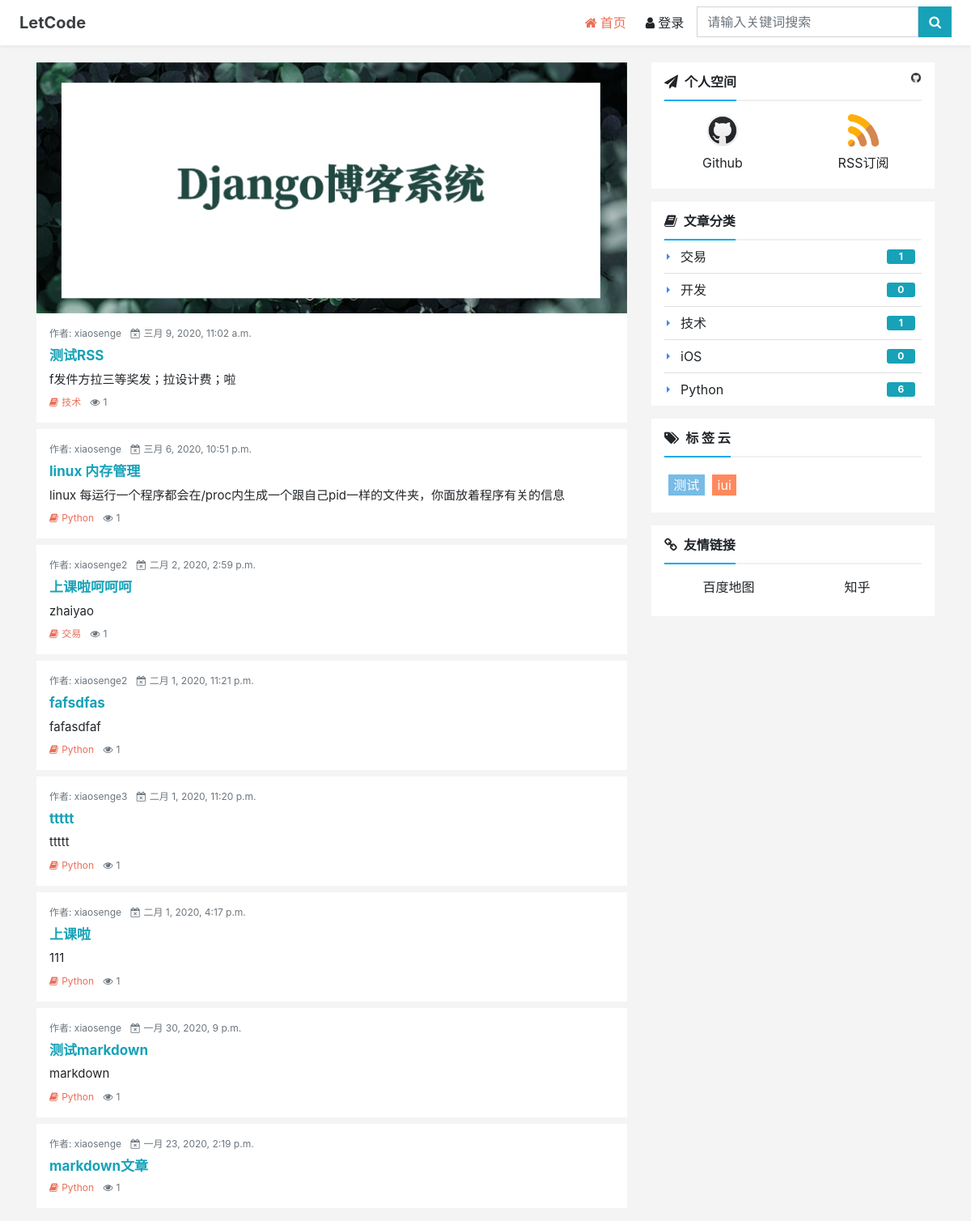
/, run on an earlier commit of the app's database.
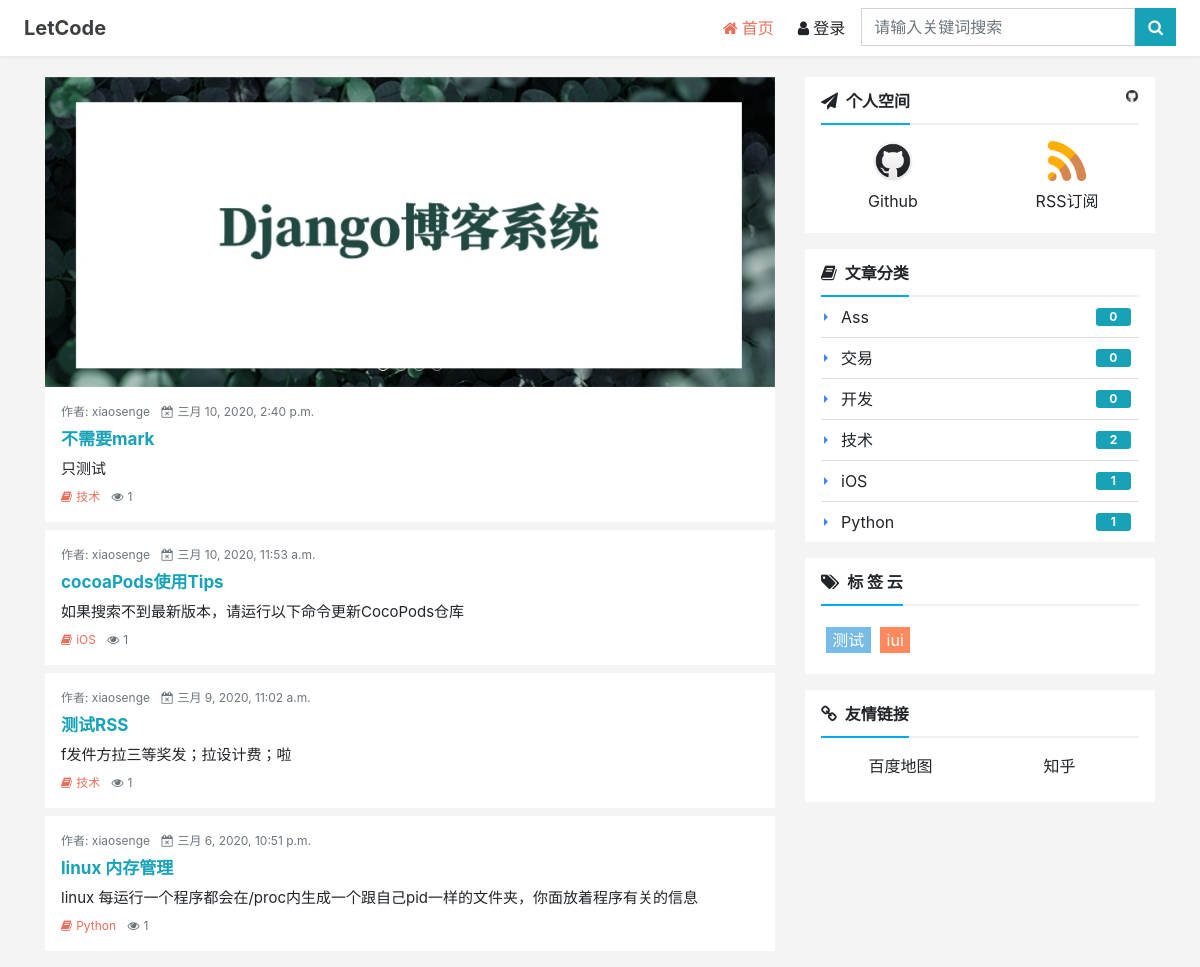
And on a later commit of the database.
### blog/models.py (models this page shows, shortened)
class Post(models.Model):
    STATUS_NORMAL = 1
    STATUS_DELETE = 0
    STATUS_DRAFT = 2
    STATUS_ITEMS = [
        (STATUS_NORMAL,'正常'),
        (STATUS_DRAFT, '草稿'),
        (STATUS_DELETE, '删除')
    ]
    title = models.CharField(max_length=255, verbose_name='标题')
    desc = models.CharField(max_length=1024,blank=True, verbose_name='摘要')
    content = models.TextField(verbose_name='正文',help_text='正文必须为Markdown格式')
    status = models.PositiveIntegerField(default=STATUS_NORMAL, choices=STATUS_ITEMS, verbose_name='状态')
    create_time = models.DateTimeField(auto_now_add=True, verbose_name='创建时间')
    category = models.ForeignKey(Category,on_delete=models.CASCADE,verbose_name='分类')
    tag = models.ManyToManyField(Tag,verbose_name='标签')
    owner = models.ForeignKey(User,on_delete=models.CASCADE, verbose_name='作者')
    is_md = models.BooleanField(default=False,verbose_name='使用markdown语法')
    content_html = models.TextField(verbose_name='正文html格式', blank=True, editable=False)
    pv = models.PositiveIntegerField(default=1)
    uv = models.PositiveIntegerField(default=1)
    class Meta:
        verbose_name = verbose_name_plural = '文章'
        ordering = ['-id']

class Category(models.Model):
    STATUS_NORMAL = 1
    STATUS_DELETE = 0
    STATUS_ITEMS = [
        (STATUS_NORMAL,'正常'),
        (STATUS_DELETE, '删除')
    ]
    name = models.CharField(max_length=50, verbose_name='名称')
    status = models.PositiveIntegerField(default=STATUS_NORMAL,choices=STATUS_ITEMS,verbose_name='状态')
    is_nav = models.BooleanField(default=False,verbose_name='是否为导航')
    owner = models.ForeignKey(User,on_delete=models.CASCADE,verbose_name='作者')
    create_time = models.DateTimeField(auto_now_add=True,verbose_name='创建时间')
    desc = models.CharField(max_length=2020,verbose_name='分类描述',default='')
    def link_post_count(self):
        return Post.objects.filter(category_id=self.id).count()
    @staticmethod
    def get_navs():
        categories = Category.objects.filter(status=Category.STATUS_NORMAL)
        nav_categories = []
        normal_categories = []
        for cate in categories:
            if cate.is_nav:
                nav_categories.append(cate)
            else:
                normal_categories.append(cate)
        return {
            'navs': nav_categories,
            'categories': normal_categories,
        }
    class Meta:
        verbose_name = verbose_name_plural = '分类'
        ordering = ['-id']

class Tag(models.Model):
    STATUS_NORMAL = 1
    STATUS_DELETE = 0
    STATUS_ITEMS = [
        (STATUS_NORMAL,'正常'),
        (STATUS_DELETE, '删除')
    ]
    name = models.CharField(max_length=10, verbose_name='名称')
    status = models.PositiveIntegerField(default=STATUS_NORMAL,choices=STATUS_ITEMS,verbose_name='状态')
    owner = models.ForeignKey(User,on_delete=models.CASCADE,verbose_name='作者')
    create_time = models.DateTimeField(auto_now_add=True,verbose_name='创建时间')
    desc = models.CharField(max_length=2020, verbose_name='标签描述', default='')
    class Meta:
        verbose_name = verbose_name_plural = '标签'

### config/models.py (models this page shows)
class Link(models.Model):
    STATUS_NORMAL = 1
    STATUS_DELETE = 0
    STATUS_ITEMS = [
        (STATUS_NORMAL,'正常'),
        (STATUS_DELETE, '删除')
    ]
    title = models.CharField(max_length=50, verbose_name='标题')
    status = models.PositiveIntegerField(default=STATUS_NORMAL, choices=STATUS_ITEMS, verbose_name='状态')
    href = models.URLField(verbose_name='链接')
    weight = models.PositiveIntegerField(default=1,
                                         choices=zip(range(1,6),range(1,6)),
                                         verbose_name='权重',
                                         help_text='权重高展示顺序靠前')
    owner = models.ForeignKey(User,on_delete=models.CASCADE, verbose_name='作者')
    create_time = models.DateTimeField(auto_now_add=True, verbose_name='创建时间')
    class Meta:
        verbose_name = verbose_name_plural = '友链'

### blog/views.py (the view)
# urls.py: path('',TestIndexView.as_view(),name='nIndex'),
class TestIndexView(ListView):
    queryset = Post.lastes_posts()
    paginate_by = 8
    template_name = 'blog/_index.html'
    context_object_name = 'post_list'
    def get_context_data(self, *args, **kwargs):
        context = super(TestIndexView, self).get_context_data(**kwargs)
        tags = Tag.objects.filter(status=Tag.STATUS_NORMAL)
        categorys = Category.objects.filter(status=Category.STATUS_NORMAL)
        links = Link.objects.filter(status=Link.STATUS_NORMAL)
        context.update({
            'keyword': '',
            'tags': tags,
            'categorys': categorys,
            'links': links,
        })
        context.update(Category.get_navs())
        return context

### typeidea/templates/blog/_index.html (shortened to what this page needs)
{% load static %}
<!doctype html>
<html lang="en">
<head>
    <link href="https://cdn.bootcss.com/twitter-bootstrap/4.3.1/css/bootstrap.min.css" rel="stylesheet">
    <link href="https://cdn.bootcss.com/font-awesome/4.7.0/css/font-awesome.min.css" rel="stylesheet">
    <link href="{% static 'css/blog/base.css' %}" rel="stylesheet"/>
</head>
<body>
<nav class="navbar navbar-expand-md bg-white fixed-top blog-navbar py-md-0">
    <a class="navbar-brand d-md-none d-lg-block" id="site-logo-name" href="/index/">
        <strong class="px-2">LetCode</strong>
    </a>
    <div class="collapse navbar-collapse" id="navbarSupportedContent">
        <ul class="navbar-nav ml-auto">
            <li class="nav-item mr-2">
                <a class="nav-link py-md-3 active" href="{% url 'nIndex'%}">
                    <i class="fa fa-home mr-1"></i>首页<span class="sr-only">(current)</span></a>
            </li>
            <li class="nav-item mr-2">
                <a class="nav-link py-md-3 " href="/admin/">
                    <i class="fa fa-user mr-1"></i>登录<span class="sr-only">(current)</span></a>
            </li>
            <form class="nav-item navbar-form mr-2 py-md-2" role="search" method="get" id="searchform" action="/nsearch/">
                 <div class="input-group">
                    <input type="search" name="keyword" class="form-control rounded-0" placeholder="请输入关键词搜索"
                           autocomplete="off" required=True value="{{ keyword }}">
                    <div class="input-group-btn">
                        <button class="btn btn-info rounded-0" type="submit"><i class="fa fa-search"></i></button>
                    </div>
                </div>
            </form>
        </ul>
    </div>
</nav>
<main>
<div class="container">
    <div class="row">
        <div class="col-lg-8">
<div id="carouselExampleIndicators" class="carousel slide" data-ride="carousel">
    <ol class="carousel-indicators">
        <li data-target="#carouselExampleIndicators" data-slide-to="0" class="active"></li>
        <li data-target="#carouselExampleIndicators" data-slide-to="1"></li>
        <li data-target="#carouselExampleIndicators" data-slide-to="2"></li>
        <li data-target="#carouselExampleIndicators" data-slide-to="3"></li>
    </ol>
    <div class="carousel-inner">
        <div class="carousel-item active">
                <a href="/index/">
                    <img class="w-100" src="{% static 'images/logo.jpg' %}" alt="Django博客系统">
                </a>
            </div>
        </div>
        <a class="carousel-control-prev" href="#carouselExampleIndicators" role="button" data-slide="prev">
            <span class="carousel-control-prev-icon" aria-hidden="true"></span>
        </a>
        <a class="carousel-control-next" href="#carouselExampleIndicators" role="button" data-slide="next">
            <span class="carousel-control-next-icon" aria-hidden="true"></span>
        </a>
    </div>
<div class="summary-list">
    {% for post in post_list %}
    <div class="media mb-1 mb-sm-2 p-2 p-lg-3">
        <div class="media-body">
            <div class="text-muted mb-2 f-12">
                <span>作者: {{ post.owner.username }}</span>
                <span><i class="fa fa-calendar-times-o ml-2 mr-1"></i>{{ post.create_time }}</span>
            </div>
            <h2 class="mt-0 font-weight-bold text-info f-17">
                <a href="{% url 'npost-detail' post.id %}" target="_blank">{{ post.title }}</a>
            </h2>
            <p class="d-none d-sm-block mb-2 f-15">{{ post.desc }}</p>
            <div class="text-muted mb-0 f-12">
                <a class="cate" href="{% url 'ncategory-detail' post.category.id %}" title="查看当前分类下更多文章">
                    <i class="fa fa-book mr-1"></i>{{ post.category.name }}</a>
                <span><i class="fa fa-eye ml-2 mr-1"></i>{{ post.pv }}</span>
            </div>
        </div>
    </div>
    {% endfor%}
</div>
        </div>
        <div class="col-lg-4">
<div class="card border-0 rounded-0 px-3 mb-2 mb-md-3 d-none d-lg-block" id="home-card">
    <div class="card-header bg-white px-0">
        <strong><i class="fa fa-paper-plane mr-2 f-17"></i>个人空间</strong>
        <img class="float-right" id="theme-img"
             src="{% static 'images/github.png' %}"
             alt="theme-toggle" title="切换主题">
    </div>
    <div class="card-body px-0 pt-3 pb-1">
        <div class="row text-center">
            <div class="col">
                <a href="https://github.com/TisonCai" target="_blank" title="进入博主的Github查看博客源码">
                    <img style="max-width:40px" alt="博主的github" src="{% static 'images/github.png' %}">
                    <p class="mt-2">Github</p>
                </a>
            </div>
            <div class="col">
                <a href="{% url 'django.blog.sitemap' %}" target="_blank" title="订阅博客">
                    <img style="max-width:40px" alt="订阅博客RSS" src="{% static 'images/rss.png' %}">
                    <p class="mt-2">RSS订阅</p>
                </a>
            </div>
        </div>
    </div>
</div>
<div class="card border-0 rounded-0 px-3 mb-2 mb-md-3" id="category-card">
    <div class="card-header bg-white px-0">
        <strong><i class="fa fa-book mr-2 f-17"></i>文章分类</strong>
    </div>
    <ul class="list-group list-group-flush f-16">
        {% for cate in categorys %}
        <li class="list-group-item d-flex justify-content-between align-items-center pr-2 py-2">
            <a class="category-item" href="{% url 'ncategory-detail' cate.id %}"
               title="查看{{ cate.name }}分类下所有文章">{{ cate.name }}</a>
            <span class="badge text-center" title="当前分类下有{{ cate.link_post_count }}篇文章">{{ cate.link_post_count }}</span>
        </li>
        {% endfor %}
    </ul>
</div>
<div class="card border-0 rounded-0 px-3 mb-2 mb-md-3" id="tag-card">
    <div class="card-header bg-white px-0">
        <strong><i class="fa fa-tags mr-2 f-17"></i>标&nbsp;签&nbsp;云</strong>
    </div>
    <div class="card-body px-0 py-3">
        <div class="tag-cloud">
            {% for tag in tags %}
                <a href="{% url 'ntag-detail' tag.id %}" class="tags f-16" id="tag-1"
               title="{{ tag.name }}标签下有3篇文章">{{ tag.name }}</a>
            {% endfor %}
        </div>
    </div>
</div>
<div class="d-none d-lg-block">
    <div class="card border-0 rounded-0 px-3 mb-2 mb-md-3" id="friends-card">
        <div class="card-header bg-white px-0">
            <strong><i class="fa fa-link mr-2 f-17"></i>友情链接</strong>
        </div>
        <div class="card-body px-0 py-3">
            <div class="tool-list">
                {% for link in links %}
                <div class="w-50 float-left text-center mb-2">
                    <div class="mx-2">
                        <a href="{{ link.href }}" title="{{ link.title }}" target="_blank">
                            {{ link.title }}</a>
                    </div>
                </div>
                {% endfor %}
            </div>
        </div>
    </div>
</div>
        </div>
    </div>
</div>
</main>
</body>
</html>

### typeidea/static/css/blog/base.css (style rules this page uses)
.headroom { transition: transform 300ms linear; }
body { background: #f4f4f4; padding-top:4.8rem; display: -webkit-flex; display: flex; min-height: 100vh; flex-direction: column; }
main { flex: 1 0 auto; }
.container { padding-right: 5px; padding-left: 5px; }
a { color: inherit; }
.h2, h2 { font-size: 1.3em; }
.f-17 { font-size:13px; }
.f-16 { font-size:12px; }
.f-15 { font-size:11px; }
.f-12 { font-size:8px; }
#site-logo-name, #site-logo-name:hover, #site-logo-name:active { color: #3c3f41; }
.blog-navbar { box-shadow: 0 2px 4px 0 rgba(0,0,0,0.05); }
.nav-item a.active { color: #ea6f5a; }
.carousel-indicators li { width: 10px; height: 10px; background-color: rgba(0,0,0,0); border: 1px solid #fff; border-radius: 10px; }
.summary-list .media { background-color: #fff; }
.summary-list .cate { color: #ea6f5a; }
#theme-img { width: auto; max-height: 14px; cursor: pointer; }
#home-card .card-header, #tag-card .card-header, #category-card .card-header, #friends-card .card-header { border-bottom: 2px solid #f0f0f0; padding-bottom:10px; }
#home-card .card-header strong, #tag-card .card-header strong, #category-card .card-header strong, #friends-card .card-header strong { padding-bottom:12px; border-bottom: 2px solid #00AAEE; }
#category-card .badge { width: 2.2rem; background-color: #17a2b8; color: #fff; font-weight: 700; border-radius: .2rem; }
.category-item:before { position: absolute; top: 1em; left: .2rem; width: 0; height: 0; border-style: solid; border-color: #fff #fff #fff #4285f4; -webkit-transform-origin: 25% center; transform-origin: 25% center; border-width: 4px; content: ""; }
.tag-cloud { width: 100%; margin: auto; overflow: hidden; text-align: left; }
.tags { color:#fff; padding: .08rem .4rem; float: left; text-align: center; margin: .3rem; transition: all .5s; }
.tags:nth-child(9n+1) { background:#78BBE6; }
.tags:nth-child(9n+2) { background:#FF895D; }
@media (min-width: 576px) { .container { max-width: none; padding-right: 10px; padding-left: 10px; } }
@media (min-width: 576px) { .f-17 { font-size:14px; } }
@media (min-width: 576px) { .f-16 { font-size:13px; } }
@media (min-width: 576px) { .f-15 { font-size:12px; } }
@media (min-width: 576px) { .f-12 { font-size:9px; } }
@media (min-width: 768px) { .container { max-width: 750px; padding-right: 12px; padding-left: 12px; } }
@media (min-width: 768px) { .f-17 { font-size:16px; } }
@media (min-width: 768px) { .f-16 { font-size:15px; } }
@media (min-width: 768px) { .f-15 { font-size:14px; } }
@media (min-width: 768px) { .f-12 { font-size:11px; } }
@media (min-width: 992px) { .container { max-width: 970px; padding-right: 15px; padding-left: 15px; } }
@media (min-width: 1200px) { .container { max-width: 1140px; } }
@media (min-width: 1200px) { .f-17 { font-size:17px; } }
@media (min-width: 1200px) { .f-16 { font-size:16px; } }
@media (min-width: 1200px) { .f-15 { font-size:15px; } }
@media (min-width: 1200px) { .f-12 { font-size:12px; } }

What changed in the data, as far as the page shows it:
removed Post: owner.username "xiaosenge2", create_time "二月 2, 2020, 2:59 p.m.", title "上课啦呵呵呵", desc "zhaiyao", category.name "交易", pv "1"
removed Post: owner.username "xiaosenge2", create_time "二月 1, 2020, 11:21 p.m.", title "fafsdfas", desc "fafasdfaf", category.name "Python", pv "1"
removed Post: owner.username "xiaosenge3", create_time "二月 1, 2020, 11:20 p.m.", title "ttttt", desc "ttttt", category.name "Python", pv "1"
removed Post: owner.username "xiaosenge", create_time "二月 1, 2020, 4:17 p.m.", title "上课啦", desc "111", category.name "Python", pv "1"
removed Post: owner.username "xiaosenge", create_time "一月 30, 2020, 9 p.m.", title "测试markdown", desc "markdown", category.name "Python", pv "1"
removed Post: owner.username "xiaosenge", create_time "一月 23, 2020, 2:19 p.m.", title "markdown文章", category.name "Python", pv "1"
added Post: owner.username "xiaosenge", create_time "三月 10, 2020, 2:40 p.m.", title "不需要mark", desc "只测试", category.name "技术", pv "1"
added Post: owner.username "xiaosenge", create_time "三月 10, 2020, 11:53 a.m.", title "cocoaPods使用Tips", desc "如果搜索不到最新版本，请运行以下命令更新CocoPods仓库", category.name "iOS", pv "1"
added Category: name "Ass", link_post_count "0"
computed for Category "交易": link_post_count "1" → "0"
computed for Category "技术": link_post_count "1" → "2"
computed for Category "iOS": link_post_count "0" → "1"
computed for Category "Python": link_post_count "6" → "1"
